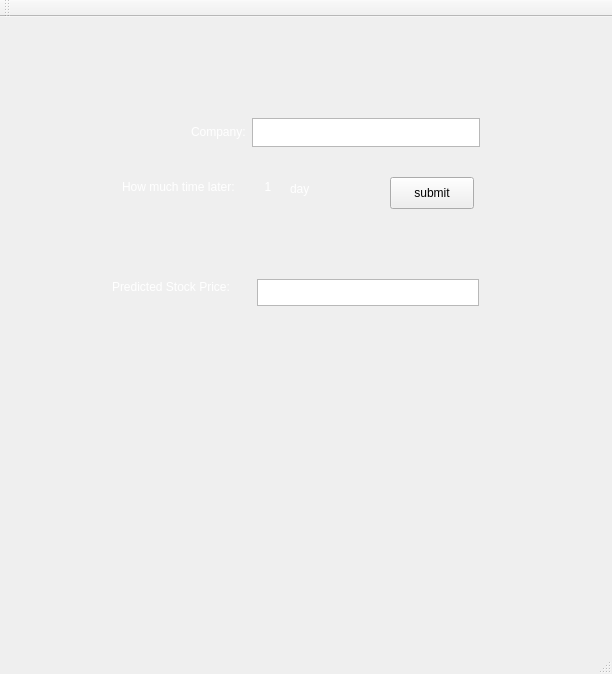
<?xml version="1.0" encoding="UTF-8"?>
<ui version="4.0">
 <class>StockMarket</class>
 <widget class="QMainWindow" name="StockMarket">
  <property name="geometry">
   <rect>
    <x>0</x>
    <y>0</y>
    <width>612</width>
    <height>674</height>
   </rect>
  </property>
  <property name="windowTitle">
   <string>StockMarket</string>
  </property>
  <widget class="QWidget" name="centralWidget">
   <widget class="QPushButton" name="submit">
    <property name="geometry">
     <rect>
      <x>390</x>
      <y>160</y>
      <width>84</width>
      <height>32</height>
     </rect>
    </property>
    <property name="text">
     <string>submit</string>
    </property>
   </widget>
   <widget class="QWidget" name="widget" native="true">
    <property name="geometry">
     <rect>
      <x>180</x>
      <y>90</y>
      <width>311</width>
      <height>51</height>
     </rect>
    </property>
    <layout class="QHBoxLayout" name="horizontalLayout_2">
     <item>
      <widget class="QLabel" name="label_2">
       <property name="text">
        <string>&lt;html&gt;&lt;head/&gt;&lt;body&gt;&lt;p&gt;&lt;span style=&quot; color:#ffffff;&quot;&gt;Company:&lt;/span&gt;&lt;/p&gt;&lt;/body&gt;&lt;/html&gt;</string>
       </property>
      </widget>
     </item>
     <item>
      <widget class="QPlainTextEdit" name="company">
       <property name="plainText">
        <string/>
       </property>
      </widget>
     </item>
    </layout>
    <zorder>company</zorder>
    <zorder>label_2</zorder>
   </widget>
   <widget class="QWidget" name="widget" native="true">
    <property name="geometry">
     <rect>
      <x>100</x>
      <y>250</y>
      <width>391</width>
      <height>51</height>
     </rect>
    </property>
    <widget class="QLabel" name="label_3">
     <property name="geometry">
      <rect>
       <x>12</x>
       <y>12</y>
       <width>137</width>
       <height>16</height>
      </rect>
     </property>
     <property name="text">
      <string>&lt;html&gt;&lt;head/&gt;&lt;body&gt;&lt;p&gt;&lt;span style=&quot; color:#ffffff;&quot;&gt;Predicted Stock Price:&lt;/span&gt;&lt;/p&gt;&lt;/body&gt;&lt;/html&gt;</string>
     </property>
    </widget>
    <widget class="QPlainTextEdit" name="price">
     <property name="geometry">
      <rect>
       <x>157</x>
       <y>12</y>
       <width>222</width>
       <height>27</height>
      </rect>
     </property>
    </widget>
    <zorder>price</zorder>
    <zorder>label_3</zorder>
   </widget>
   <widget class="QWidget" name="widget" native="true">
    <property name="geometry">
     <rect>
      <x>110</x>
      <y>150</y>
      <width>291</width>
      <height>40</height>
     </rect>
    </property>
    <widget class="QLabel" name="date">
     <property name="geometry">
      <rect>
       <x>12</x>
       <y>12</y>
       <width>130</width>
       <height>16</height>
      </rect>
     </property>
     <property name="text">
      <string>&lt;html&gt;&lt;head/&gt;&lt;body&gt;&lt;p&gt;&lt;span style=&quot; color:#ffffff;&quot;&gt;How much time later:&lt;/span&gt;&lt;/p&gt;&lt;/body&gt;&lt;/html&gt;</string>
     </property>
    </widget>
    <widget class="QLabel" name="combobox">
     <property name="geometry">
      <rect>
       <x>180</x>
       <y>12</y>
       <width>61</width>
       <height>20</height>
      </rect>
     </property>
     <property name="text">
      <string>&lt;html&gt;&lt;head/&gt;&lt;body&gt;&lt;p&gt;&lt;span style=&quot; color:#ffffff;&quot;&gt;day&lt;/span&gt;&lt;/p&gt;&lt;/body&gt;&lt;/html&gt;</string>
     </property>
    </widget>
    <widget class="QLabel" name="time">
     <property name="geometry">
      <rect>
       <x>150</x>
       <y>12</y>
       <width>16</width>
       <height>16</height>
      </rect>
     </property>
     <property name="text">
      <string>&lt;html&gt;&lt;head/&gt;&lt;body&gt;&lt;p align=&quot;center&quot;&gt;&lt;span style=&quot; color:#ffffff;&quot;&gt;1&lt;/span&gt;&lt;/p&gt;&lt;/body&gt;&lt;/html&gt;</string>
     </property>
    </widget>
   </widget>
   <widget class="QLabel" name="graph">
    <property name="geometry">
     <rect>
      <x>80</x>
      <y>310</y>
      <width>461</width>
      <height>291</height>
     </rect>
    </property>
    <property name="text">
     <string>&lt;html&gt;&lt;head/&gt;&lt;body&gt;&lt;p&gt;&lt;br/&gt;&lt;/p&gt;&lt;/body&gt;&lt;/html&gt;</string>
    </property>
   </widget>
  </widget>
  <widget class="QMenuBar" name="menuBar">
   <property name="geometry">
    <rect>
     <x>0</x>
     <y>0</y>
     <width>612</width>
     <height>22</height>
    </rect>
   </property>
  </widget>
  <widget class="QToolBar" name="mainToolBar">
   <attribute name="toolBarArea">
    <enum>TopToolBarArea</enum>
   </attribute>
   <attribute name="toolBarBreak">
    <bool>false</bool>
   </attribute>
  </widget>
  <widget class="QStatusBar" name="statusBar"/>
 </widget>
 <layoutdefault spacing="6" margin="11"/>
 <resources/>
 <connections/>
</ui>
